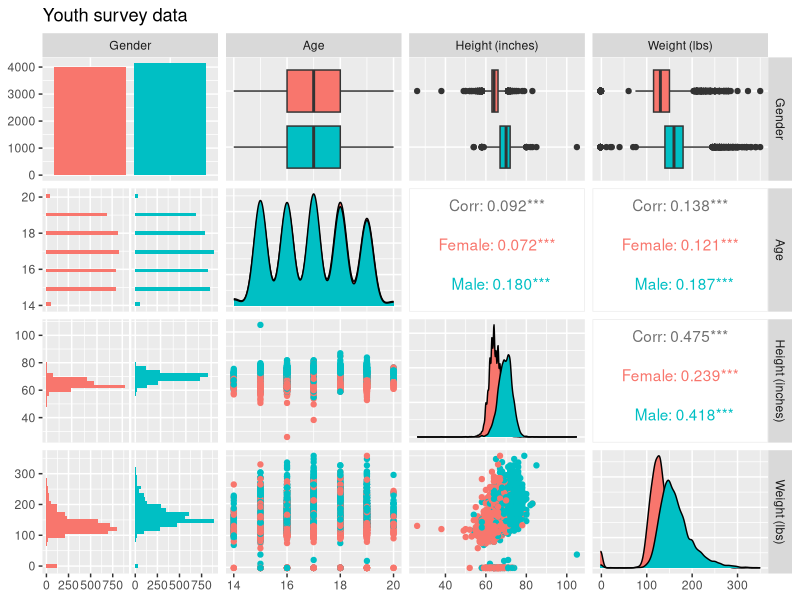
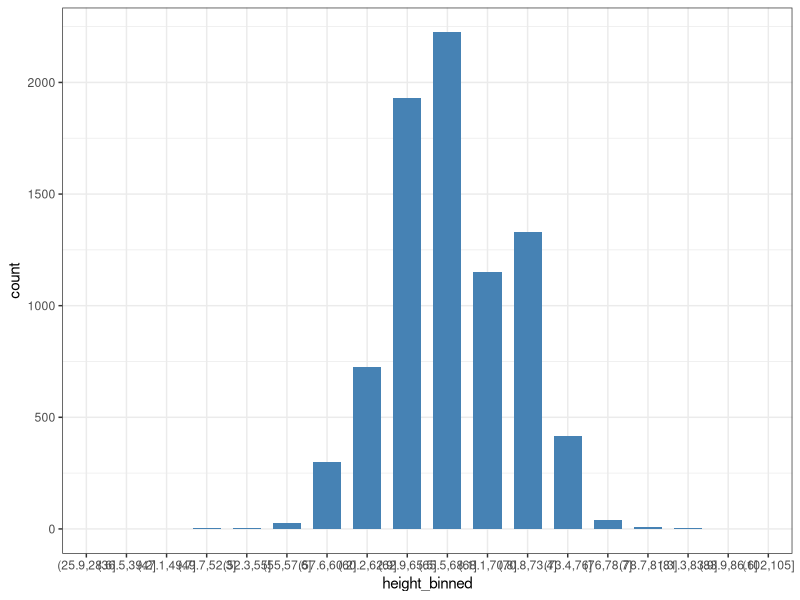
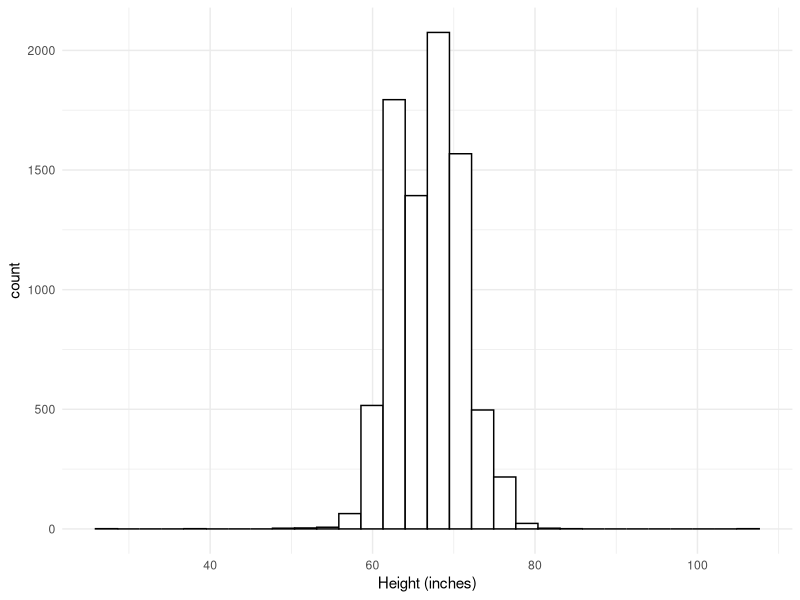
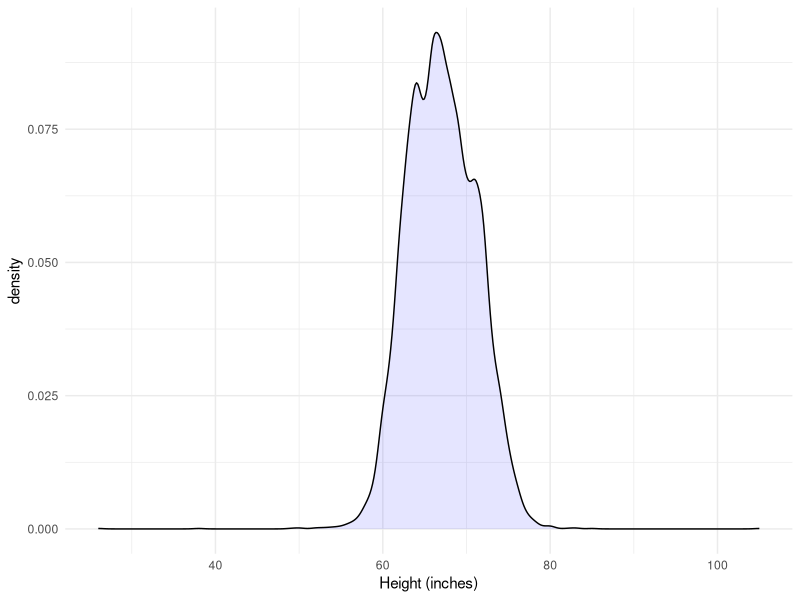
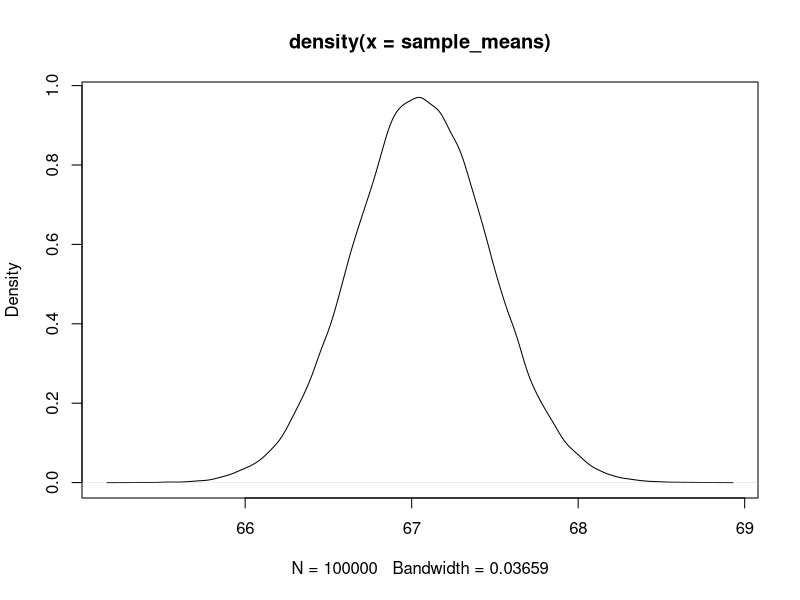
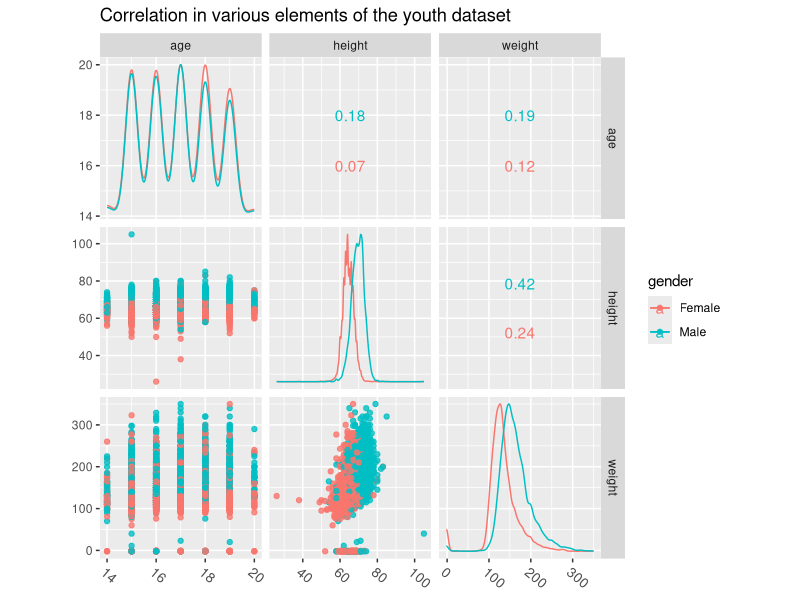

The R source for these figures, in order: (Note: this script raises an error after producing the figures.)
library(dplyr)
library(purrr)
library(ggplot2)
library(tidyr)
library(tidyverse)
library(GGally)

# read the dataset
youth = read_csv("youth.csv")

# lets see what it constains
glimpse(youth)

# another view
View(youth)


# plot features in pairs to explore their relationship
# and put everything in a matrix (visually speaking)
# to see the whole dataset together
p <- ggpairs(data=youth[, c(1,2,3,4)], title="Youth survey data",
             mapping=ggplot2::aes(colour = Gender))
p


# lets bin the data and plot a bar chart
# this is a dscrete version of the distribution
summary(youth$`Height (inches)`)
NUM_BINS <- 30

youth$height_binned <- cut(youth$`Height (inches)`, breaks = NUM_BINS)
View(youth)



youth %>%
  ggplot(aes(x = height_binned))+
  geom_bar(stat="count", width=0.7, fill="steelblue")+
  theme_bw()

# plot a histogram of the height field
youth %>%
  ggplot(aes(x=`Height (inches)`)) +
  geom_histogram(aes(fill=I("white"), col=I("black"))) +
  theme_minimal()

# now a density plot
# this is a continous version of the distribution
youth %>%
  ggplot(aes(`Height (inches)`)) +
  geom_density(alpha = 0.1, fill = I("blue")) +
  theme_minimal()

height <- youth$`Height (inches)`
count <- length(height)

population_mean <- mean(height)
# 67.05399
N <- 100000
sample_means <- unlist(map(1:N, function(x)   mean(height[sample(count, 100)]) ))
mean(sample_means)
plot(density(sample_means))


# create a glm model
df = youth %>%
  rename(gender = Gender, age=Age, height=`Height (inches)`, weight=`Weight (lbs)`) %>%
  select(gender, age, height, weight)
View(df)

library(GGally)
ggscatmat(df, columns = 2:4, color="gender", alpha=0.8) +
  ggtitle("Correlation in various elements of the youth dataset") +
  theme(axis.text.x = element_text(angle=-40, vjust=1, hjust=0, size=10))


library(glmnet)
fit <- glm(as.factor(gender) ~ age+height+weight, data = df, family=binomial())
fit
summary(fit) # display results
confint(fit) # 95% CI for the coefficients

probs <- predict(fit, type="response") # predicted values
gender_predicted <- ifelse(probs > 0.5, "Male", "Female")
accuracy = mean(gender_predicted == df$gender)
accuracy
table(gender_predicted, df$gender)

table(df$gender)/count


# train test split
# Split test/training sets
set.seed(100)
require(rsample)
train_test_split <- initial_split(df, prop = 0.8)
train_test_split

# Retrieve train and test sets
train_tbl <- training(train_test_split)
test_tbl  <- testing(train_test_split)

fit <- glm(as.factor(gender) ~ age+height+weight, data = train_tbl, family=binomial())
fit
summary(fit) # display results
confint(fit) # 95% CI for the coefficients

probs <- predict(fit, type="response") # predicted values
gender_predicted <- ifelse(probs > 0.5, "Male", "Female")
accuracy = mean(gender_predicted == train_tbl$gender)
accuracy
table(gender_predicted, train_tbl$gender)

probs <- predict(fit, test_tbl, type="response") # predicted values
gender_predicted <- ifelse(probs > 0.5, "Male", "Female")
accuracy = mean(gender_predicted == test_tbl$gender)
accuracy
table(gender_predicted, test_tbl$gender)

# randomforest
library(randomForest)
youth.rf=randomForest(as.factor(gender) ~ . , data = train_tbl,
                      importance=TRUE,
                      ntree=2000)
youth.rf

plot(youth.rf)

varImpPlot(youth.rf)

prediction <- predict(youth.rf, test_tbl)
mean(prediction == test_tbl$gender)


# add another feature
df = youth %>%
  rename(gender = Gender, age=Age, height=`Height (inches)`, weight=`Weight (lbs)`,
         describe_wt = `How would you describe your weight?`) %>%
  select(gender, age, height, weight, describe_wt)
View(df)

nrow(df)
df <- df %>%
  filter(is.na(describe_wt) == F) %>%
  mutate(describe_wt = as.numeric(as.factor(describe_wt)))
nrow(df)

train_test_split <- initial_split(df, prop = 0.8)
train_test_split

# Retrieve train and test sets
train_tbl <- training(train_test_split)
test_tbl  <- testing(train_test_split)

youth.rf=randomForest(as.factor(gender) ~ . , data = train_tbl,
                      importance=TRUE,
                      ntree=2000)
youth.rf

plot(youth.rf)

varImpPlot(youth.rf)

prediction <- predict(youth.rf, test_tbl)
mean(prediction == test_tbl$gender)
